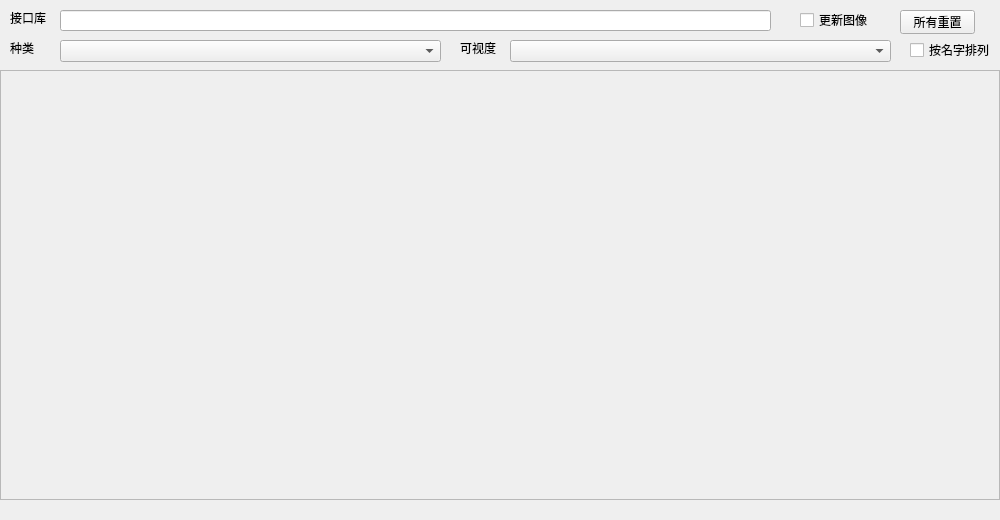
<?xml version="1.0" encoding="UTF-8"?>
<ui version="4.0">
 <class>CParam</class>
 <widget class="QWidget" name="CParam">
  <property name="geometry">
   <rect>
    <x>0</x>
    <y>0</y>
    <width>1000</width>
    <height>520</height>
   </rect>
  </property>
  <property name="windowTitle">
   <string>Form</string>
  </property>
  <widget class="QScrollArea" name="scrollArea">
   <property name="geometry">
    <rect>
     <x>0</x>
     <y>70</y>
     <width>1000</width>
     <height>430</height>
    </rect>
   </property>
   <property name="widgetResizable">
    <bool>true</bool>
   </property>
   <widget class="QWidget" name="scrollAreaWidgetContents">
    <property name="geometry">
     <rect>
      <x>0</x>
      <y>0</y>
      <width>998</width>
      <height>428</height>
     </rect>
    </property>
   </widget>
  </widget>
  <widget class="QLabel" name="label">
   <property name="geometry">
    <rect>
     <x>10</x>
     <y>10</y>
     <width>53</width>
     <height>16</height>
    </rect>
   </property>
   <property name="text">
    <string>接口库</string>
   </property>
  </widget>
  <widget class="QLineEdit" name="lineEdit">
   <property name="geometry">
    <rect>
     <x>60</x>
     <y>10</y>
     <width>711</width>
     <height>21</height>
    </rect>
   </property>
  </widget>
  <widget class="QCheckBox" name="checkBox">
   <property name="geometry">
    <rect>
     <x>800</x>
     <y>10</y>
     <width>80</width>
     <height>20</height>
    </rect>
   </property>
   <property name="text">
    <string>更新图像</string>
   </property>
  </widget>
  <widget class="QPushButton" name="pushButton">
   <property name="geometry">
    <rect>
     <x>900</x>
     <y>10</y>
     <width>75</width>
     <height>24</height>
    </rect>
   </property>
   <property name="text">
    <string>所有重置</string>
   </property>
  </widget>
  <widget class="QLabel" name="label_2">
   <property name="geometry">
    <rect>
     <x>10</x>
     <y>40</y>
     <width>41</width>
     <height>16</height>
    </rect>
   </property>
   <property name="text">
    <string>种类</string>
   </property>
  </widget>
  <widget class="QComboBox" name="comboBox">
   <property name="geometry">
    <rect>
     <x>60</x>
     <y>40</y>
     <width>381</width>
     <height>22</height>
    </rect>
   </property>
  </widget>
  <widget class="QLabel" name="label_3">
   <property name="geometry">
    <rect>
     <x>460</x>
     <y>40</y>
     <width>41</width>
     <height>16</height>
    </rect>
   </property>
   <property name="text">
    <string>可视度</string>
   </property>
  </widget>
  <widget class="QComboBox" name="comboBox_2">
   <property name="geometry">
    <rect>
     <x>510</x>
     <y>40</y>
     <width>381</width>
     <height>22</height>
    </rect>
   </property>
  </widget>
  <widget class="QCheckBox" name="checkBox_2">
   <property name="geometry">
    <rect>
     <x>910</x>
     <y>40</y>
     <width>80</width>
     <height>20</height>
    </rect>
   </property>
   <property name="text">
    <string>按名字排列</string>
   </property>
  </widget>
 </widget>
 <resources/>
 <connections/>
</ui>
